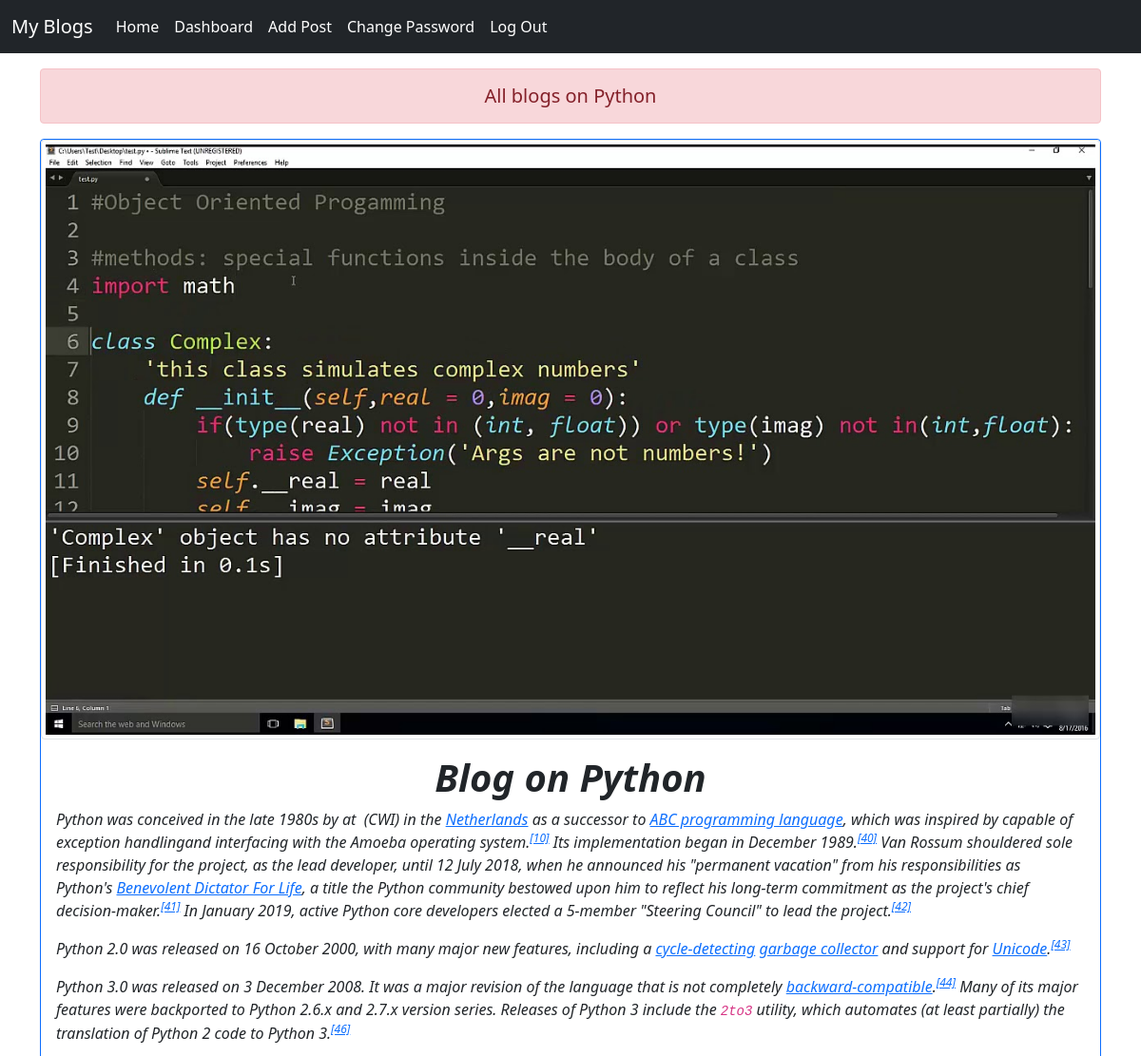
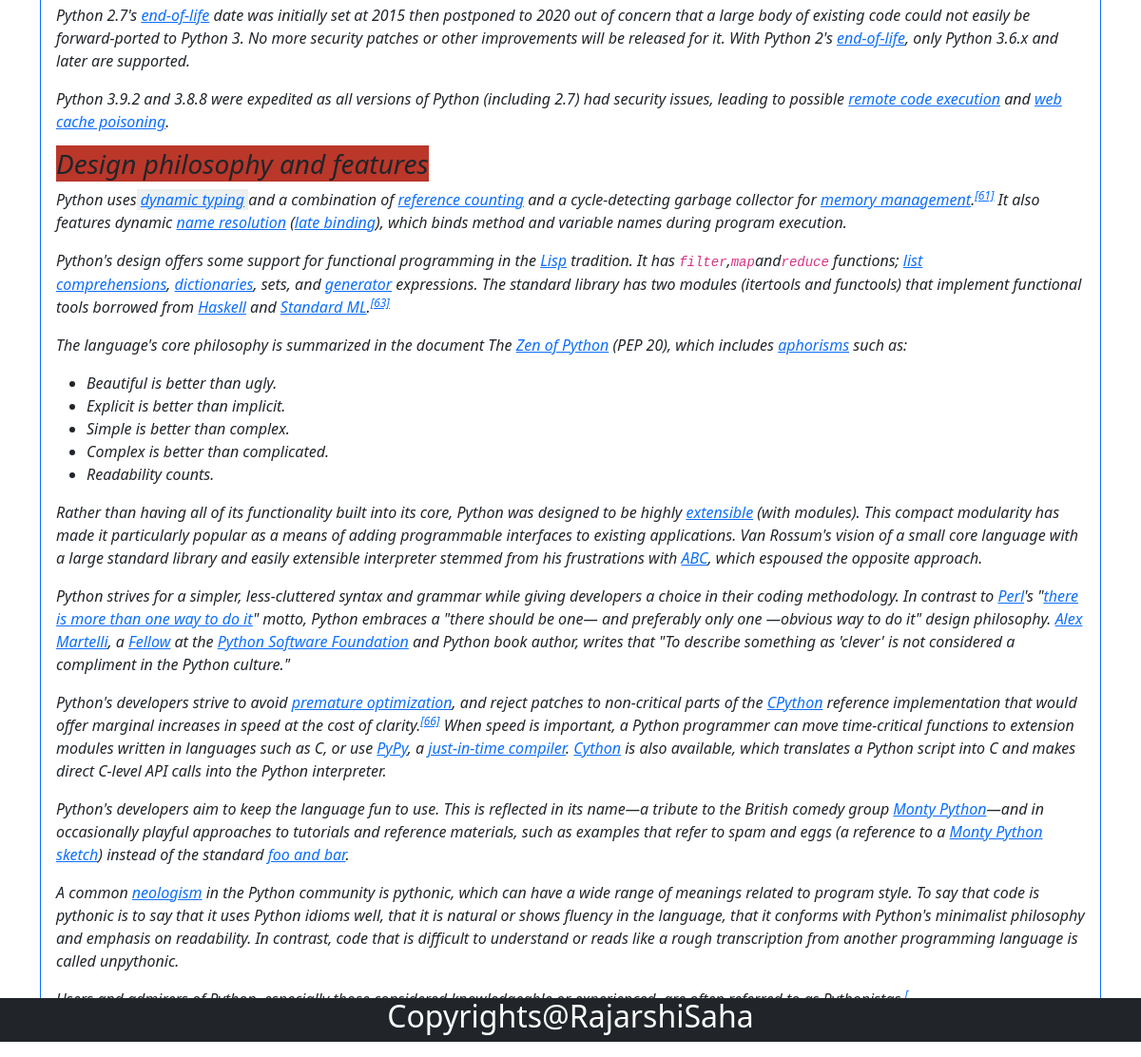
The app's page /blogtopic/Programming/1 (signed in) with its own data (2 pictures, top to bottom).
### blog/models.py (models this page shows, shortened)
class Post(models.Model):
    user = models.ForeignKey(User, related_name='user', on_delete=models.CASCADE)
    cat = models.ForeignKey(Category, related_name='cat', on_delete=models.CASCADE)
    name = models.CharField(max_length=250)
    desc = HTMLField()
    post_img = models.ImageField(upload_to='postimg', blank=True, null=True)
    date_created = models.DateTimeField(auto_now_add=True, null=True)
    class Meta:
        verbose_name = 'Post'
        verbose_name_plural = 'Posts'

### blog/views.py (the view)
# urls.py: path('blogtopic/<str:title>/<int:id>', views.blog_view, name='view_blog'),
def blog_view(request, title, id):
    if request.user.is_authenticated:
        blogs = Post.objects.get(pk=id)
        return render(request, 'blogs.html', {'blogs': blogs})
    else:
        messages.warning(request, 'Please Login First !!')
        return HttpResponseRedirect('/userLogin/')

### templates/blogs.html (shortened to what this page needs)
{% extends 'base.html' %}
{% block content %}
    <div class="container my-3">
        <h5 class="card-title text-center alert alert-danger"> All blogs on {{blogs.name}}</h5>
        <div class="card border border-primary">
            <img src="{{blogs.post_img.url}}" alt="image" class="img-fluid img-thumbnail blogimg">
            <div class="card-body">
                {{blogs.desc | safe}}
            </div>
        </div>
    </div>
{% endblock content %}

### blog/static/css/style.css (style rules this page uses)
* { margin: 0; padding: 0; box-sizing: border-box; }
.blogimg { background-size: cover; background-repeat: no-repeat; background-position: center; }

### records on screen
Post: name "Python", post_img (picture), desc "Blog on Python Python was conceived in the late 1980s by at (CWI) in the Netherlands as a successor to ABC programming language , which was inspired by capable of exception handlingand interfacing with the Amoeba operating system. [10] Its implementation began in December 1989. [40] Van Rossum shouldered sole responsibility for the project, as the lead developer, until 12 July 2018, when he announced his \"permanent vacation\" from his responsibilities as Python's Benevolent Dictator For Life , a title the Python community bestowed upon him to reflect his long-term commitment as the project's chief decision-maker. [41] In January 2019, active Python core developers elected a 5-member…"
